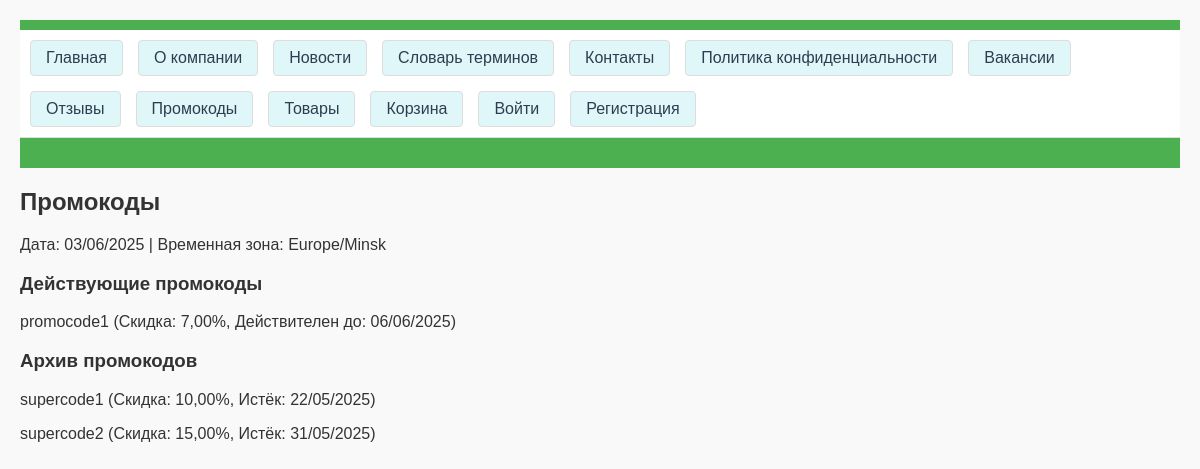
Page /promocodes/ on the committed database.
### delivery_app/models.py (models this page shows, shortened)
class PromoCode(models.Model):
    code = models.CharField(max_length=50, unique=True, help_text="Уникальный код промокода")
    discount = models.DecimalField(max_digits=5, decimal_places=2, help_text="Скидка в процентах (0-100)")
    valid_from = models.DateTimeField(default=timezone.now, help_text="Дата начала действия")
    valid_to = models.DateTimeField(help_text="Дата окончания действия")
    active = models.BooleanField(default=True, help_text="Активен ли промокод")
    applicable_products = models.ManyToManyField(Product, blank=True, related_name='promocodes', help_text="Товары, к которым применяется промокод")  # Новая связь

### delivery_app/views.py (the view)
# urls.py: path('promocodes/', views.promocodes, name='promocodes'),
def promocodes(request):
    active_promocodes = PromoCode.objects.filter(valid_to__gte=timezone.now())
    archived_promocodes = PromoCode.objects.filter(valid_to__lt=timezone.now())
    context = {
        'active_promocodes': active_promocodes,
        'archived_promocodes': archived_promocodes,
        'current_date': timezone.now().strftime('%d/%m/%Y'),
        'timezone': 'Europe/Minsk',
    }
    return render(request, 'delivery_app/promocodes.html', context)

### delivery_app/templates/delivery_app/promocodes.html (shortened to what this page needs)
{% extends "delivery_app/base.html" %}
{% block content %}
<h2>Промокоды</h2>
<p>Дата: {{ current_date }} | Временная зона: {{ timezone }}</p>
<h3>Действующие промокоды</h3>
{% for promo in active_promocodes %}
    <p>{{ promo.code }} (Скидка: {{ promo.discount }}%, Действителен до: {{ promo.valid_to|date:'d/m/Y' }})</p>
{% empty %}
    <p>Действующих промокодов нет.</p>
{% endfor %}
<h3>Архив промокодов</h3>
{% for promo in archived_promocodes %}
    <p>{{ promo.code }} (Скидка: {{ promo.discount }}%, Истёк: {{ promo.valid_to|date:'d/m/Y' }})</p>
{% empty %}
    <p>Архивных промокодов нет.</p>
{% endfor %}
{% endblock %}

### delivery_app/static/delivery_app/css/style.css (style rules this page uses)
body { font-family: Arial, sans-serif; margin: 0; padding: 20px; background-color: #f9f9f9; color: #333 !important; background-image: none !important; }

### rows in the picture
PromoCode: code "promocode1", discount "7,00", valid_to "06/06/2025"
PromoCode: code "supercode1", discount "10,00", valid_to "22/05/2025"
PromoCode: code "supercode2", discount "15,00", valid_to "31/05/2025"

### other values in the picture
{{ timezone }} "Europe/Minsk"
